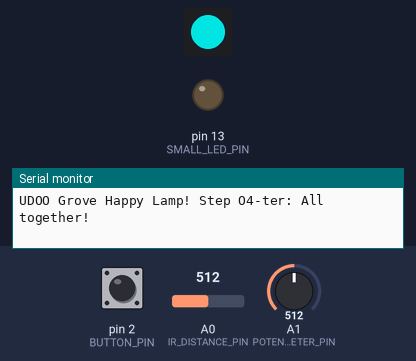
The sketch below on a simulated Arduino Uno, built with avr-gcc and run on an emulated ATmega328P. Parts: 1 RGB LEDs in strip order, left to right, output pins drawn as LEDs (lit = HIGH), the last lines printed to the serial monitor. The inputs (shaded band) are chosen by the test bench; at power-on: pin 2 (BUTTON_PIN) LOW, A1 (POTENTIOMETER_PIN) = 512, A0 (IR_DISTANCE_PIN) = 512. Dim RGB values are drawn brighter than linear.

Above: at 1.2 s.
1.3 s: pin 2 (BUTTON_PIN) pulled HIGH for 3.2 s
At 1.6 s:
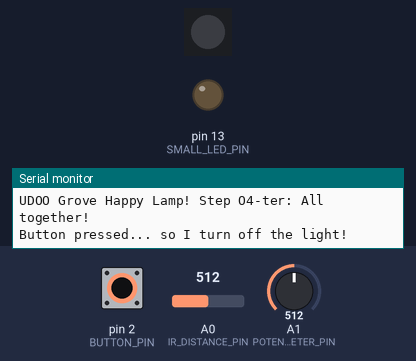
6.0 s: A1 (POTENTIOMETER_PIN) set to 716
At 6.9 s:
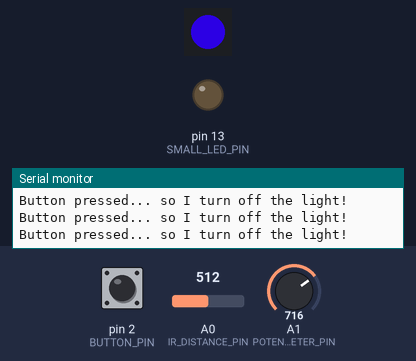
7.5 s: A1 (POTENTIOMETER_PIN) set to 900
At 7.9 s:
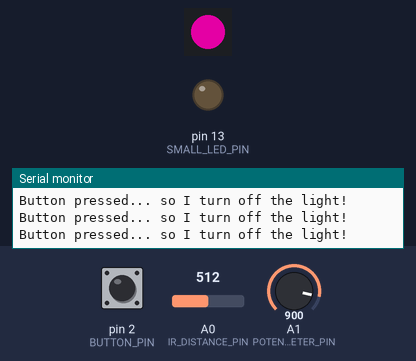
9.0 s: A1 (POTENTIOMETER_PIN) set to 1023
At 10.2 s:
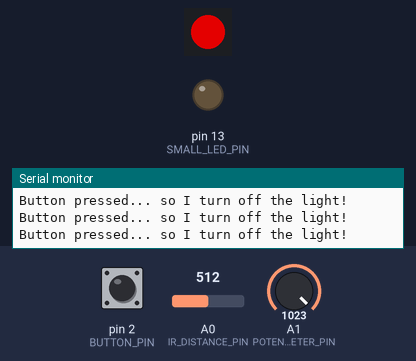
10.5 s: A1 (POTENTIOMETER_PIN) set to 306
At 11.2 s:
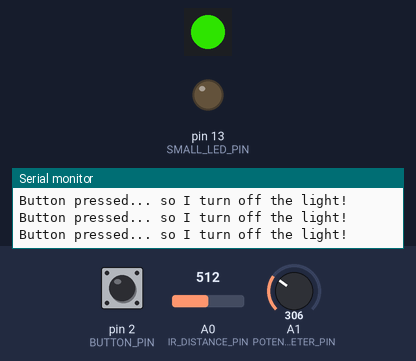
12.0 s: A1 (POTENTIOMETER_PIN) set to 122
At 12.3 s:
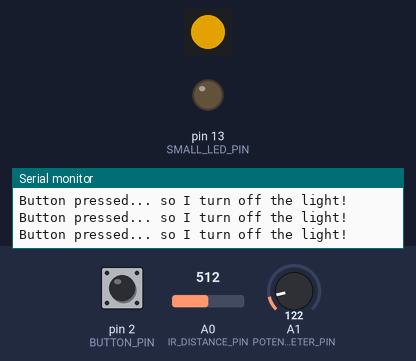
Timing chart, 0 to 14.5 s (numbered marks = the images above; inputs shaded):
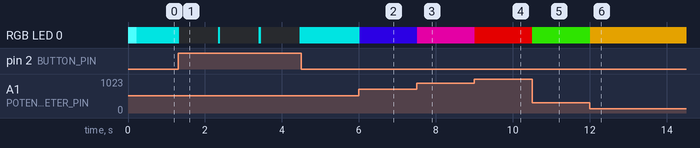

The sketch:

UDOOGrove04ter_allTogether.ino
```cpp
/*
 *
 * Need to install this library:
 * https://github.com/pjpmarques/ChainableLED
 *
 */
#include <ChainableLED.h>

#define IR_DISTANCE_PIN  A0
#define DIST_IN_TH       100
#define CYCLES_TH        4
#define IR_CLOSEST_VALUE 775
#define IR_FAREST_VALUE  200

#define LED_PIN            7
#define NUM_LEDS           1

#define BUTTON_PIN 2
#define SMALL_LED_PIN 13
#define LONG_PRESS_TIMEOUT 1000

#define POTENTIOMETER_PIN A1


boolean isLightOn = false;

ChainableLED leds(LED_PIN, LED_PIN+1, NUM_LEDS);


// IR Distance variables
int cyclesUnderTh  = 0;
int lightIntensity = 255;

float brightness = 0.0;
float hue = 0.0;


void setup() {
  Serial.begin(9600);
  Serial.println("UDOO Grove Happy Lamp! Step O4-ter: All together!");

  leds.init();

  pinMode(BUTTON_PIN    , INPUT);
  pinMode(SMALL_LED_PIN, OUTPUT);
}


void loop() {
  bool isButtonPressed = checkButtonState();
  if(isButtonPressed){
    Serial.print("Button pressed...");
    isLightOn = !isLightOn;

    if(isLightOn){
      lightIntensity = 255;
      Serial.println(" so I turn on the light!");
    }
    else{
      lightIntensity = 0;
      Serial.println(" so I turn off the light!");
    }

    leds.setColorHSB(0, hue, 1.0, ((float)lightIntensity/255.0) * 0.65);
    delay(LONG_PRESS_TIMEOUT);
  }

  hue = getPotentiometerPercentage();

  bool isIntensityChanged = controlDistance(IR_DISTANCE_PIN, &lightIntensity);

  if(lightIntensity < 0) {
    lightIntensity = 0;
    isLightOn = false;
  }

  if(isIntensityChanged){
    isLightOn = true;
  }

  brightness = (float) lightIntensity / 255.0;
  leds.setColorHSB(0, hue, 1.0, brightness * 0.65);

  delay(50);
}


// IR distance methods
int controlDistance(int pin, int* intensity){
  int irDistance = getIrDistance(pin);
  int a = 0;

  if(irDistance < DIST_IN_TH)
    cyclesUnderTh++;
  else
    cyclesUnderTh = 0;

  if(cyclesUnderTh > CYCLES_TH){
    *intensity = map(irDistance, 0, 100, 0 , 255);
    return 1;
  }
  return 0;
}

int getIrDistance(int pin){
  int a = analogRead(pin);
  return map(a, IR_CLOSEST_VALUE, IR_FAREST_VALUE, 10, 100);
  }


// Button methods

boolean checkButtonState(){
  return digitalRead(BUTTON_PIN);
}

// Potentiometer methods

int getPotentiometerValue(){
  int value = analogRead(POTENTIOMETER_PIN);
  return value >> 2;
}


float getPotentiometerPercentage(){
  float value = (float)analogRead(POTENTIOMETER_PIN) / 1024.0;
  return value;
}
```

Measured:
- after the input at 1.3 s, RGB LED 0: alternates RGB(0, 169, 168) for 0.06 s and off for 1.0 s, starting at once
- after the input at 6.0 s, RGB LED 0: RGB(0, 169, 168) → RGB(33, 0, 169) at once
- after the input at 7.5 s, RGB LED 0: RGB(33, 0, 169) → RGB(169, 0, 122) at once
- after the input at 9.0 s, RGB LED 0: RGB(169, 0, 122) → RGB(169, 0, 0) at once
- after the input at 10.5 s, RGB LED 0: RGB(169, 0, 0) → RGB(34, 169, 0) at once
- after the input at 12.0 s, RGB LED 0: RGB(34, 169, 0) → RGB(169, 120, 0) at once
